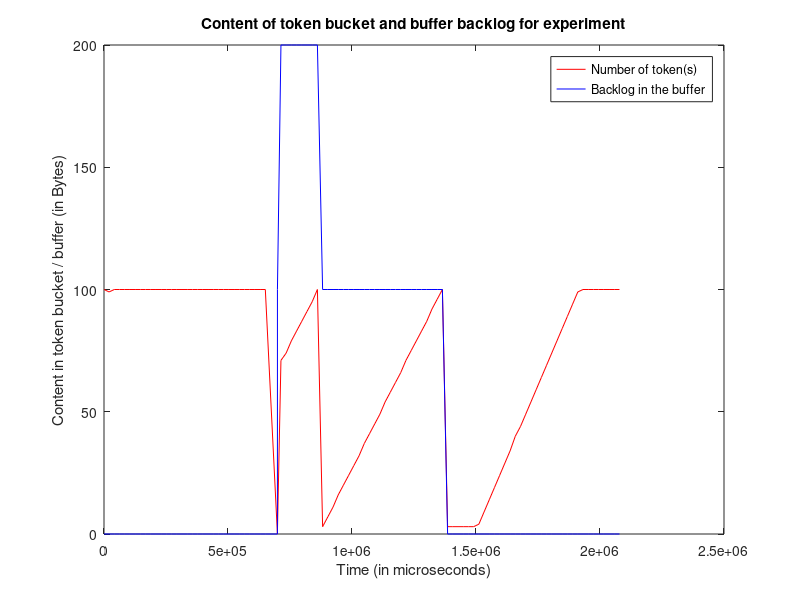

Source code (MATLAB):
clc; clear all;

[time_p2, packetsize_p2, bufferSize, noToken] = textread('bucket.txt', '%f %f %f %f');
i=1;
time2(i)=0;
buffer(i)=bufferSize(i);
%disp(buffer(i));
token(i)=noToken(i);
i=2;
while i<=100%length(packetsize_p2)
    time2(i)=time2(i-1)+time_p2(i);
    buffer(i)=bufferSize(i);
    token(i)=noToken(i);
    %disp(buffer(i));
    i=i+1;
end

%time2/1e6;



plot(time2,token,'-r',time2,buffer,'-b');
title('Content of token bucket and buffer backlog for experiment');
xlabel('Time (in microseconds)');
ylabel('Content in token bucket / buffer (in Bytes)');
%xlim([0,2.1e6]);
%legend 
legend('Number of token(s)','Backlog in the buffer');